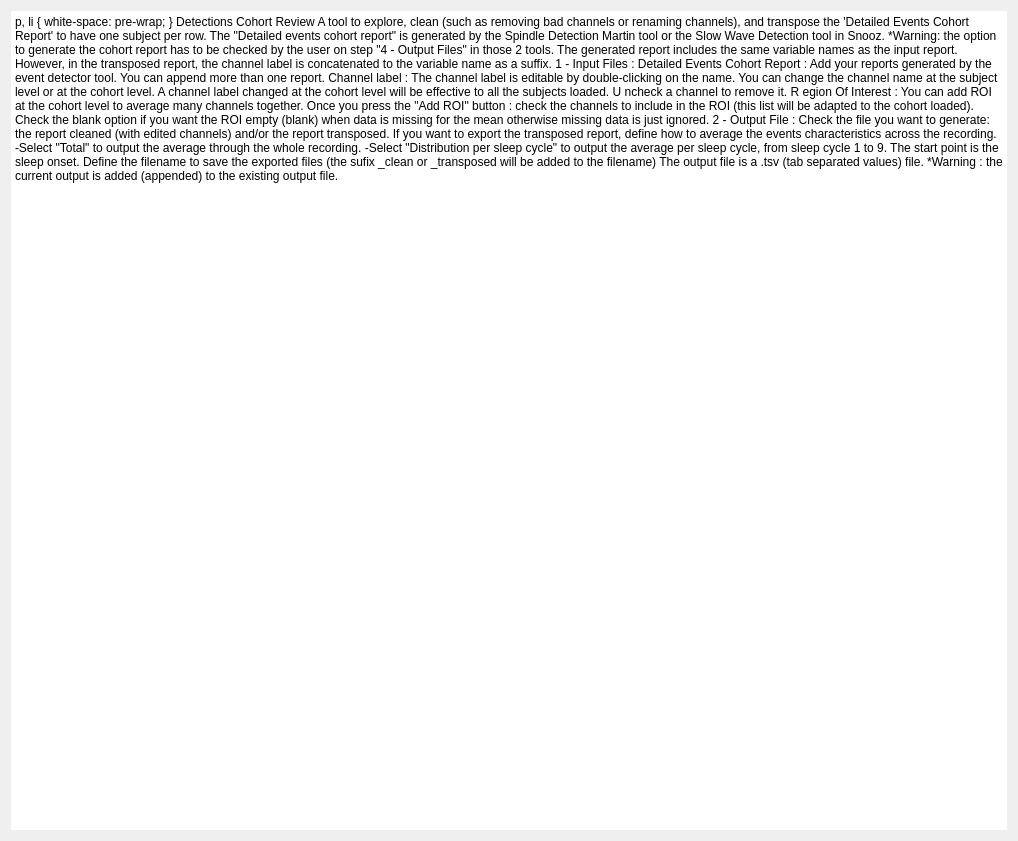
<?xml version="1.0" encoding="UTF-8"?>
<ui version="4.0">
 <class>IntroStep</class>
 <widget class="QWidget" name="IntroStep">
  <property name="geometry">
   <rect>
    <x>0</x>
    <y>0</y>
    <width>1018</width>
    <height>841</height>
   </rect>
  </property>
  <property name="windowTitle">
   <string/>
  </property>
  <property name="styleSheet">
   <string>font: 12pt &quot;Roboto&quot;;</string>
  </property>
  <layout class="QHBoxLayout" name="horizontalLayout">
   <item>
    <widget class="QTextEdit" name="textEdit">
     <property name="frameShape">
      <enum>QFrame::HLine</enum>
     </property>
     <property name="frameShadow">
      <enum>QFrame::Plain</enum>
     </property>
     <property name="lineWidth">
      <number>0</number>
     </property>
     <property name="readOnly">
      <bool>true</bool>
     </property>
     <property name="html">
      <string>&lt;!DOCTYPE HTML PUBLIC &quot;-//W3C//DTD HTML 4.0//EN&quot; &quot;http://www.w3.org/TR/REC-html40/strict.dtd&quot;&gt;
&lt;html&gt;&lt;head&gt;&lt;meta name=&quot;qrichtext&quot; content=&quot;1&quot; /&gt;&lt;style type=&quot;text/css&quot;&gt;
p, li { white-space: pre-wrap; }
&lt;/style&gt;&lt;/head&gt;&lt;body style=&quot; font-family:'Roboto'; font-size:12pt; font-weight:400; font-style:normal;&quot;&gt;
&lt;p style=&quot;-qt-paragraph-type:empty; margin-top:0px; margin-bottom:0px; margin-left:0px; margin-right:0px; -qt-block-indent:0; text-indent:0px;&quot;&gt;&lt;br /&gt;&lt;/p&gt;
&lt;p style=&quot; margin-top:0px; margin-bottom:0px; margin-left:0px; margin-right:0px; -qt-block-indent:0; text-indent:0px;&quot;&gt;&lt;span style=&quot; font-weight:600;&quot;&gt;Detections Cohort Review&lt;/span&gt;&lt;/p&gt;
&lt;p style=&quot;-qt-paragraph-type:empty; margin-top:0px; margin-bottom:0px; margin-left:0px; margin-right:0px; -qt-block-indent:0; text-indent:0px; font-weight:600;&quot;&gt;&lt;br /&gt;&lt;/p&gt;
&lt;p style=&quot; margin-top:0px; margin-bottom:0px; margin-left:0px; margin-right:0px; -qt-block-indent:0; text-indent:0px;&quot;&gt;A tool to explore, clean (such as removing bad channels or renaming channels), and transpose the 'Detailed Events Cohort Report' to have one subject per row.&lt;/p&gt;
&lt;p style=&quot;-qt-paragraph-type:empty; margin-top:0px; margin-bottom:0px; margin-left:0px; margin-right:0px; -qt-block-indent:0; text-indent:0px;&quot;&gt;&lt;br /&gt;&lt;/p&gt;
&lt;p style=&quot; margin-top:0px; margin-bottom:0px; margin-left:0px; margin-right:0px; -qt-block-indent:0; text-indent:0px;&quot;&gt;The &amp;quot;Detailed events cohort report&amp;quot; is generated by the Spindle Detection Martin tool or the Slow Wave Detection tool in Snooz.&lt;/p&gt;
&lt;p style=&quot; margin-top:0px; margin-bottom:0px; margin-left:0px; margin-right:0px; -qt-block-indent:0; text-indent:0px;&quot;&gt;*Warning: the option to generate the cohort report has to be checked by the user on step &amp;quot;4 - Output Files&amp;quot; in those 2 tools.&lt;/p&gt;
&lt;p style=&quot;-qt-paragraph-type:empty; margin-top:0px; margin-bottom:0px; margin-left:0px; margin-right:0px; -qt-block-indent:0; text-indent:0px;&quot;&gt;&lt;br /&gt;&lt;/p&gt;
&lt;p style=&quot; margin-top:0px; margin-bottom:0px; margin-left:0px; margin-right:0px; -qt-block-indent:0; text-indent:0px;&quot;&gt;The generated report includes the same variable names as the input report. However, in the transposed report, the channel label is concatenated to the variable name as a suffix.&lt;/p&gt;
&lt;p style=&quot;-qt-paragraph-type:empty; margin-top:0px; margin-bottom:0px; margin-left:0px; margin-right:0px; -qt-block-indent:0; text-indent:0px;&quot;&gt;&lt;br /&gt;&lt;/p&gt;
&lt;p style=&quot; margin-top:0px; margin-bottom:0px; margin-left:0px; margin-right:0px; -qt-block-indent:0; text-indent:0px;&quot;&gt;&lt;span style=&quot; text-decoration: underline;&quot;&gt;1 - Input Files :&lt;/span&gt;&lt;/p&gt;
&lt;p style=&quot; margin-top:0px; margin-bottom:0px; margin-left:0px; margin-right:0px; -qt-block-indent:0; text-indent:0px;&quot;&gt;Detailed Events Cohort Report : &lt;/p&gt;
&lt;p style=&quot; margin-top:0px; margin-bottom:0px; margin-left:0px; margin-right:0px; -qt-block-indent:0; text-indent:0px;&quot;&gt;	Add your reports generated by the event detector tool.&lt;/p&gt;
&lt;p style=&quot; margin-top:0px; margin-bottom:0px; margin-left:0px; margin-right:0px; -qt-block-indent:0; text-indent:0px;&quot;&gt;	You can append more than one report. &lt;/p&gt;
&lt;p style=&quot; margin-top:0px; margin-bottom:0px; margin-left:0px; margin-right:0px; -qt-block-indent:0; text-indent:0px;&quot;&gt;Channel label : &lt;/p&gt;
&lt;p style=&quot; margin-top:0px; margin-bottom:0px; margin-left:0px; margin-right:0px; -qt-block-indent:0; text-indent:0px;&quot;&gt;&lt;a name=&quot;docs-internal-guid-063424ec-7fff-f025-1e92-4c2d89e8c6df&quot;&gt;&lt;/a&gt;&lt;span style=&quot; font-family:'Arial'; color:#000000; background-color:transparent;&quot;&gt;	&lt;/span&gt;&lt;span style=&quot; font-family:'Arial'; color:#000000; background-color:transparent;&quot;&gt;The channel label is editable by double-clicking on the name.&lt;/span&gt;&lt;/p&gt;
&lt;p style=&quot; margin-top:0px; margin-bottom:0px; margin-left:0px; margin-right:0px; -qt-block-indent:0; text-indent:0px;&quot;&gt;&lt;span style=&quot; font-family:'Arial'; color:#000000; background-color:transparent;&quot;&gt;	You can change the channel name at the subject level or at the cohort level.&lt;/span&gt;&lt;/p&gt;
&lt;p style=&quot; margin-top:0px; margin-bottom:0px; margin-left:0px; margin-right:0px; -qt-block-indent:0; text-indent:0px; line-height:138%;&quot;&gt;&lt;span style=&quot; font-family:'Arial'; color:#000000; background-color:transparent;&quot;&gt;	A channel label changed at the cohort level will be effective to all the subjects loaded.&lt;br /&gt;	&lt;/span&gt;&lt;a name=&quot;docs-internal-guid-f4d620f5-7fff-c293-f18e-2502f4c333fa&quot;&gt;&lt;/a&gt;&lt;span style=&quot; font-family:'Arial'; color:#000000; background-color:transparent;&quot;&gt;U&lt;/span&gt;&lt;span style=&quot; font-family:'Arial'; color:#000000; background-color:transparent;&quot;&gt;ncheck a channel to remove it.&lt;/span&gt;&lt;/p&gt;
&lt;p style=&quot; margin-top:0px; margin-bottom:0px; margin-left:0px; margin-right:0px; -qt-block-indent:0; text-indent:0px; line-height:138%;&quot;&gt;&lt;a name=&quot;docs-internal-guid-dddb6927-7fff-085b-95eb-f8ee0decd42b&quot;&gt;&lt;/a&gt;&lt;span style=&quot; font-family:'Arial'; color:#000000; background-color:transparent;&quot;&gt;R&lt;/span&gt;&lt;span style=&quot; font-family:'Arial'; color:#000000; background-color:transparent;&quot;&gt;egion Of Interest : &lt;/span&gt;&lt;/p&gt;
&lt;p style=&quot; margin-top:0px; margin-bottom:0px; margin-left:0px; margin-right:0px; -qt-block-indent:0; text-indent:0px; line-height:138%;&quot;&gt;&lt;span style=&quot; font-family:'Arial'; color:#000000; background-color:transparent;&quot;&gt;	You can add ROI at the cohort level to average many channels together.&lt;/span&gt;&lt;/p&gt;
&lt;p style=&quot; margin-top:0px; margin-bottom:0px; margin-left:0px; margin-right:0px; -qt-block-indent:0; text-indent:0px; line-height:138%;&quot;&gt;&lt;span style=&quot; font-family:'Arial'; color:#000000; background-color:transparent;&quot;&gt;	Once you press the &amp;quot;Add ROI&amp;quot; button : check the channels to include in the ROI (this list will be adapted to the cohort loaded).&lt;/span&gt;&lt;/p&gt;
&lt;p style=&quot; margin-top:0px; margin-bottom:0px; margin-left:0px; margin-right:0px; -qt-block-indent:0; text-indent:0px; line-height:138%;&quot;&gt;&lt;a name=&quot;docs-internal-guid-845123fe-7fff-4892-4560-2e53be980bae&quot;&gt;&lt;/a&gt;&lt;span style=&quot; font-family:'Arial'; color:#000000; background-color:transparent;&quot;&gt;	&lt;/span&gt;&lt;span style=&quot; font-family:'Arial'; color:#000000; background-color:transparent;&quot;&gt;Check the blank option if you want the ROI empty (blank) when data is missing for the mean otherwise missing data is just ignored.&lt;/span&gt;&lt;/p&gt;
&lt;p style=&quot;-qt-paragraph-type:empty; margin-top:0px; margin-bottom:0px; margin-left:0px; margin-right:0px; -qt-block-indent:0; text-indent:0px;&quot;&gt;&lt;br /&gt;&lt;/p&gt;
&lt;p style=&quot; margin-top:0px; margin-bottom:0px; margin-left:0px; margin-right:0px; -qt-block-indent:0; text-indent:0px;&quot;&gt;&lt;span style=&quot; text-decoration: underline;&quot;&gt;2 - Output File :&lt;/span&gt;&lt;/p&gt;
&lt;p style=&quot; margin-top:0px; margin-bottom:0px; margin-left:0px; margin-right:0px; -qt-block-indent:0; text-indent:0px;&quot;&gt;	Check the file you want to generate: the report cleaned (with edited channels) and/or the report transposed. &lt;/p&gt;
&lt;p style=&quot;-qt-paragraph-type:empty; margin-top:0px; margin-bottom:0px; margin-left:0px; margin-right:0px; -qt-block-indent:0; text-indent:0px; text-decoration: underline;&quot;&gt;&lt;br /&gt;&lt;/p&gt;
&lt;p style=&quot; margin-top:0px; margin-bottom:0px; margin-left:0px; margin-right:0px; -qt-block-indent:0; text-indent:0px;&quot;&gt;	If you want to export the transposed report, define how to average the events characteristics across the recording.&lt;/p&gt;
&lt;p style=&quot; margin-top:0px; margin-bottom:0px; margin-left:0px; margin-right:0px; -qt-block-indent:0; text-indent:0px;&quot;&gt;	-Select &amp;quot;Total&amp;quot; to output the average through the whole recording.&lt;/p&gt;
&lt;p style=&quot; margin-top:0px; margin-bottom:0px; margin-left:0px; margin-right:0px; -qt-block-indent:0; text-indent:0px;&quot;&gt;	-Select &amp;quot;Distribution per sleep cycle&amp;quot; to output the average per sleep cycle, from sleep cycle 1 to 9.  The start point is the sleep onset.&lt;/p&gt;
&lt;p style=&quot;-qt-paragraph-type:empty; margin-top:0px; margin-bottom:0px; margin-left:0px; margin-right:0px; -qt-block-indent:0; text-indent:0px;&quot;&gt;&lt;br /&gt;&lt;/p&gt;
&lt;p style=&quot; margin-top:0px; margin-bottom:0px; margin-left:0px; margin-right:0px; -qt-block-indent:0; text-indent:0px;&quot;&gt;	Define the filename to save the exported files (the sufix _clean or _transposed will be added to the filename)&lt;/p&gt;
&lt;p style=&quot; margin-top:0px; margin-bottom:0px; margin-left:0px; margin-right:0px; -qt-block-indent:0; text-indent:0px;&quot;&gt;	The output file is a .tsv (tab separated values) file. &lt;/p&gt;
&lt;p style=&quot; margin-top:0px; margin-bottom:0px; margin-left:0px; margin-right:0px; -qt-block-indent:0; text-indent:0px;&quot;&gt;	*Warning : the current output is added (appended) to the existing output file.&lt;/p&gt;&lt;/body&gt;&lt;/html&gt;</string>
     </property>
    </widget>
   </item>
  </layout>
 </widget>
 <resources>
  <include location="../../../../../scinodes_poc/src/main/python/ui/themes/themes.qrc"/>
 </resources>
 <connections/>
</ui>
